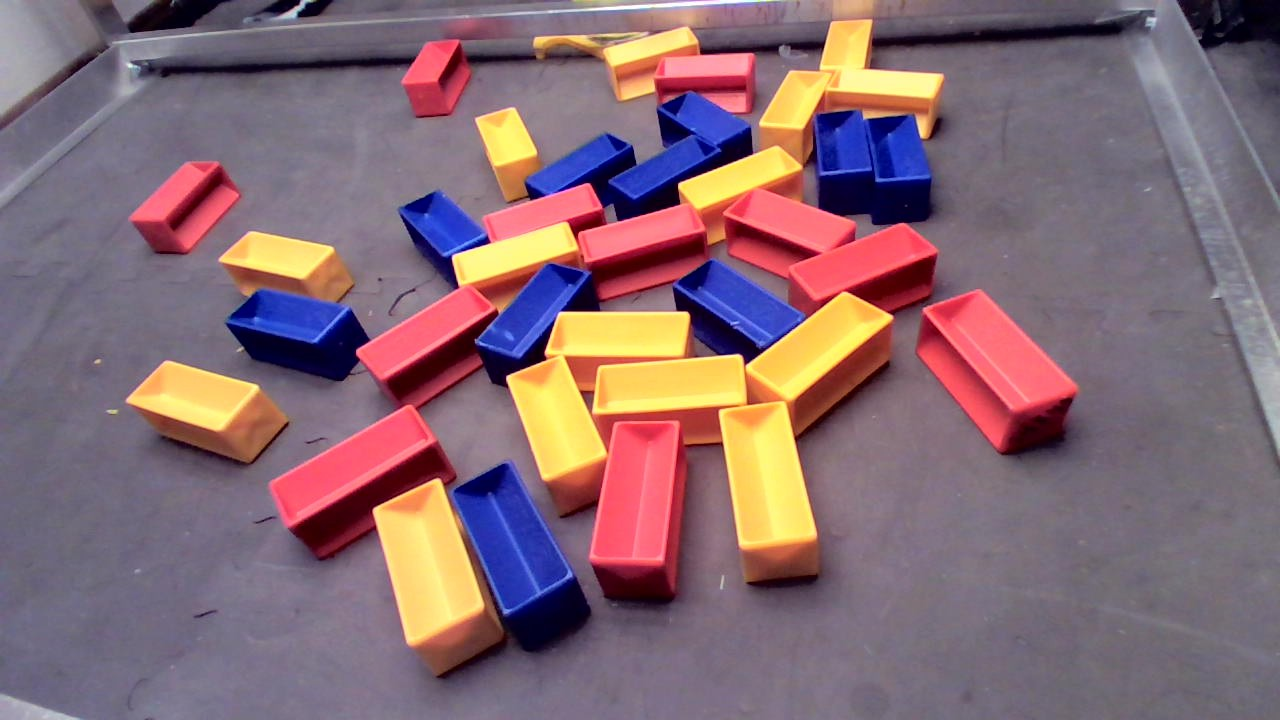
#> input picture new/new1.jpg, 1280 x 720 px, found by its file name
$ python 'Edge Shape Pipeline Filtered.py'
#> lines starting #> are read from the running program, lines starting #| are printed output that depends on the picture; after the words box and inside, x2 and y2 are one past the last pixel; in counts of white or black regions, pixels touching at a corner belong together
import cv2
import numpy as np
import math
import Transforms as ref

# Algorithm details:
# 1. Undistort camera
# 2. Map perspective transform
# 3. Convert to hsv and then threshold for red, blue, and yellow
# 4. Find Contours
# 5. Filter based on aspect ratio and minimum area
# 6. Draw contours if needed

img = cv2.imread("new/new1.jpg")
#> img is the input picture: shape (720, 1280, 3); mean B, G, R 115.4, 106.4, 133.6

dim = (640, 480)
#img.resize(dim)
img = cv2.resize(img, dim)
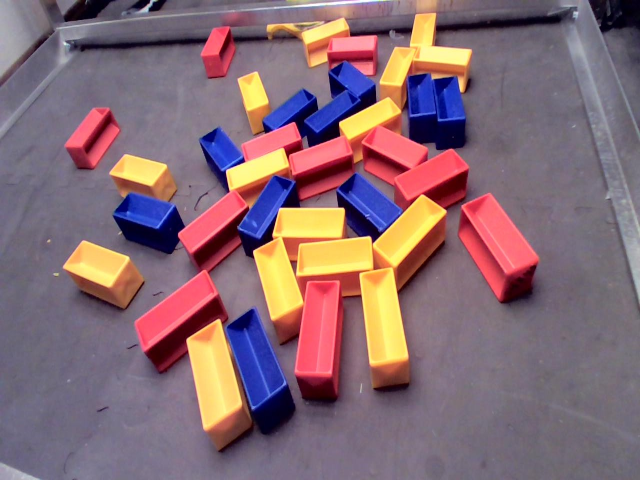
#> img: shape (480, 640, 3); mean B, G, R 115.4, 106.4, 133.6

# Distortion stuff is handled by logitech here

CONTOUR_THRESH_LOW = 500
CONTOUR_THRESH_HIGH = 4000

# Perspective transform
bounds = [(200, 48), (500, 46), (630, 360),  (60, 330)]

# [6 lines of commented-out code are left out]

matrix = cv2.getPerspectiveTransform(np.float32(bounds), np.float32([[0, 0], [dim[0], 0], dim, [0, dim[1]]]))
transformed_image = cv2.warpPerspective(img, matrix, dim)
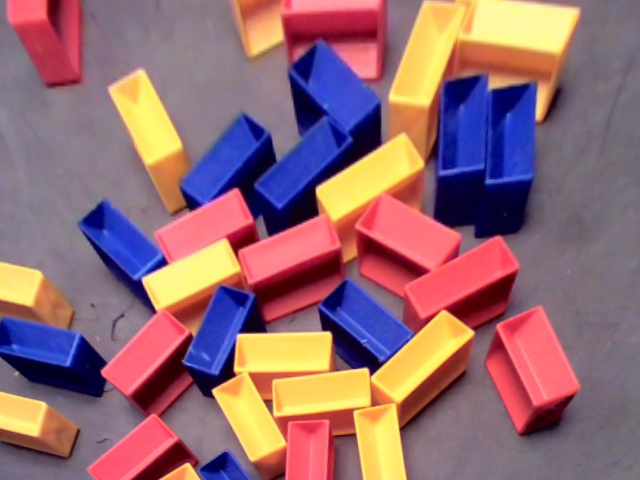
#> transformed_image: shape (480, 640, 3); mean B, G, R 114.2, 106.6, 147.4

edges = cv2.Canny(img, 100, 350)
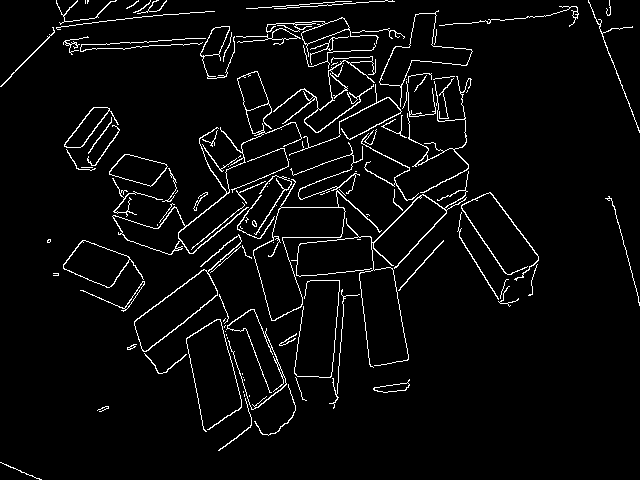
#> edges: shape (480, 640); 4.2% white in thin lines or dots
edges = cv2.warpPerspective(edges, matrix, dim)
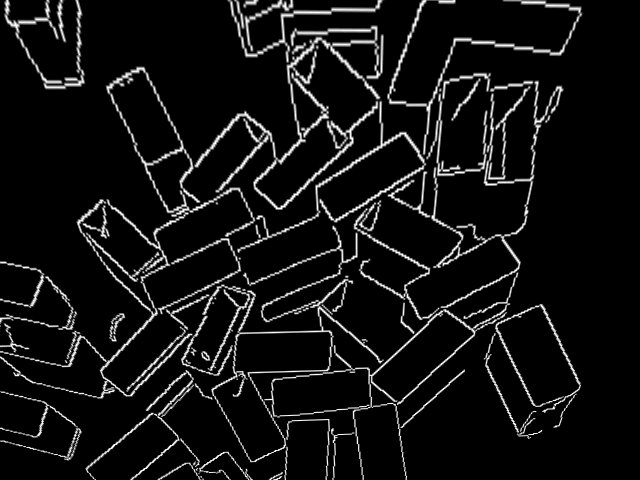
#> edges: shape (480, 640); min 0, max 255, mean 18.1

contours, _ = cv2.findContours(edges, cv2.RETR_TREE, cv2.CHAIN_APPROX_SIMPLE)
#> contours = 240 contours, 163 with area under 20; largest, box (x1, y1, x2, y2) and area: (0, 0, 583, 480) 134100, (219, 201, 374, 333) 8386, (262, 231, 430, 362) 7710, (367, 193, 519, 317) 7414, (435, 169, 531, 240) 4585

contours = [contour for contour in contours if cv2.contourArea(contour) > CONTOUR_THRESH_LOW and cv2.contourArea(contour) < CONTOUR_THRESH_HIGH]
#> contours = 31 contours; largest, box (x1, y1, x2, y2) and area: (438, 76, 492, 171) 3730, (317, 135, 423, 219) 3688, (372, 312, 474, 402) 3660, (234, 332, 331, 379) 3535, (272, 368, 371, 417) 3492

def filterByRatio(sample) -> bool:
    if len(sample) != 4:
        return False

    #sample = cv2.boxPoints(cv2.minAreaRect(sample))

    width = np.linalg.norm(sample[0] - sample[1])
    length = np.linalg.norm(sample[1] - sample[2])

    ratio = length / width
    ratioInverted = width / length

    area = length * width

    MIN_AREA = 0
    MAX_AREA = 1000000000

    if (area < MIN_AREA) or (area > MAX_AREA):
        return False

    MIN_RATIO = 2
    MAX_RATIO = 1000

    if ((ratio > MIN_RATIO) and (ratio < MAX_RATIO)) or ((ratioInverted > MIN_RATIO) and (ratioInverted < MAX_RATIO)):
        return True
    return False

def mapToQuad(sample):
    arcLength = cv2.arcLength(sample, True)
#> arcLength = 591.8
    epsilon = 0.01

    output = cv2.approxPolyDP(sample, epsilon * arcLength, True)
#> output = contour of 12 points, box (x1, y1, x2, y2) (0, 390, 82, 457), area 318
    while len(output) > 4:
        epsilon += 0.005
        output = cv2.approxPolyDP(sample, epsilon * arcLength, True)
#> this loop made 10 passes
#> epsilon on passes 1 to 9: 0.015, 0.02, 0.025, 0.03, 0.035, 0.04, 0.045, 0.05, 0.055
#> (epsilon, output) on pass 10: (0.06, [[0, 390], [76, 427], [0, 441], [73, 456]])
#> after the loop, epsilon = 0.06

    return output

def filterByRectangleness(sample) -> bool:
    contourArea = cv2.contourArea(sample)
    rectArea = cv2.contourArea(cv2.boxPoints(cv2.minAreaRect(sample)))

    ratio = contourArea / rectArea

    if ratio > 1.5 or ratio < 0.5:
        return False
    return True

#contours = [np.intp(cv2.boxPoints(cv2.minAreaRect(sample))) for sample in contours]

#contours = [cv2.approxPolyDP(contour, 0.025 * cv2.arcLength(contour, True), True) for contour in contours]

contours = list(map(mapToQuad, contours))
#> the loop in mapToQuad (call 2), `while len(output) > 4:` made 12 passes
#> (epsilon, output) on pass 12: (0.07, [[355, 431], [284, 437], [273, 417], [353, 408]])
#> contours = 31 contours, 1 with area under 20; largest, box (x1, y1, x2, y2) and area: (317, 135, 422, 219) 3546, (372, 312, 472, 402) 3256, (234, 334, 331, 371) 3210, (274, 371, 370, 415) 3153, (304, 41, 376, 132) 3058

contours = list(filter(filterByRatio, contours))
#> in filterByRatio, `width = np.linalg.norm(sample[0] - sample[1])`: width = 84.53
#> in filterByRatio, `length = np.linalg.norm(sample[1] - sample[2])`: length = 77.28
#> in filterByRatio, `ratio = length / width`: ratio = 0.914
#> in filterByRatio, `ratioInverted = width / length`: ratioInverted = 1.09
#> in filterByRatio, `area = length * width`: area = 6532.2
#> contours = 21 contours; largest, box (x1, y1, x2, y2) and area: (317, 135, 422, 219) 3546, (372, 312, 472, 402) 3256, (234, 334, 331, 371) 3210, (274, 371, 370, 415) 3153, (158, 190, 253, 264) 3023

contours = list(filter(filterByRectangleness, contours))
#> in filterByRectangleness, `contourArea = cv2.contourArea(sample)`: contourArea = 1672
#> in filterByRectangleness, `rectArea = cv2.contourArea(cv2.boxPoints(cv2.minAreaRect(sample)))`: rectArea = 1858
#> in filterByRectangleness, `ratio = contourArea / rectArea`: ratio = 0.9
#> contours = 19 contours; largest, box (x1, y1, x2, y2) and area: (317, 135, 422, 219) 3546, (372, 312, 472, 402) 3256, (234, 334, 331, 371) 3210, (274, 371, 370, 415) 3153, (158, 190, 253, 264) 3023

cv2.drawContours(transformed_image, contours, -1, color=(0, 255, 0), thickness=2)
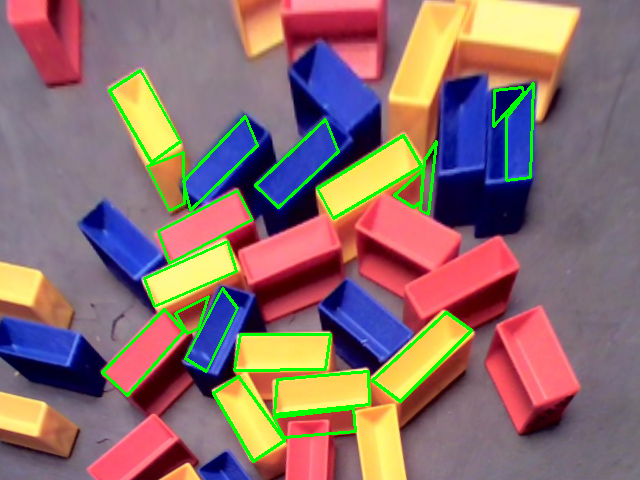
#> transformed_image: shape (480, 640, 3); 3.81% of pixels changed, all inside (x1, y1, x2, y2) = (101, 69, 535, 463)

points = []

for contour in contours:
  M = cv2.moments(contour)
  if M['m00'] != 0.0:
      x = int(M['m10']/M['m00'])
      y = int(M['m01']/M['m00'])
      points.append([x, y])
      cv2.circle(edges, (x, y), 2, 255, 2)
#> this loop made 19 passes
#> (contour, x, y) on passes 1 to 11: ([[355, 431], [284, 437], [273, 417], [353, 408]], 316, 422), ([[238, 376], [284, 440], [253, 461], [213, 393]], 247, 418), ([[368, 371], [369, 404], [274, 414], [277, 379]], 321, 392), ([[330, 334], [325, 369], [234, 370], [240, 334]], 282, 351), ([[471, 330], [400, 401], [372, 380], [446, 312]], 421, 356), ([[164, 309], [183, 331], [127, 395], [102, 372]], 143, 352), ([[208, 296], [198, 328], [187, 333], [175, 313]], 191, 315), ([[222, 288], [237, 308], [206, 371], [185, 358]], 212, 331), ([[227, 241], [236, 271], [154, 306], [144, 278]], 190, 273), ([[237, 190], [252, 219], [169, 263], [158, 231]], 203, 225), ([[422, 170], [421, 201], [413, 207], [394, 195]], 411, 191)
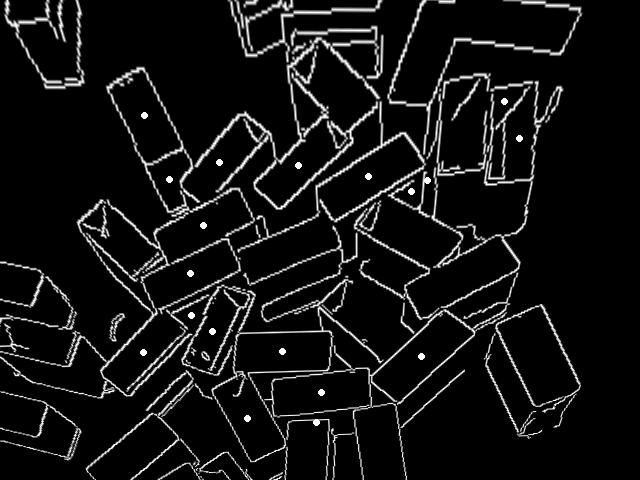
#> edges: shape (480, 640); 0.23% of pixels changed, all inside (x1, y1, x2, y2) = (140, 98, 523, 426)
#> after the loop, points = [[316, 422], [247, 418], [321, 392], [282, 351], [421, 356], [143, 352], [191, 315], [212, 331], [190, 273], [203, 225], [411, 191], [169, 179], [427, 180], [368, 176], [298, 165], [219, 162], [504, 101], [519, 138], [144, 115]]

cv2.imshow("edges", edges)
cv2.imshow("transformed", transformed_image)

cv2.waitKey(0)
